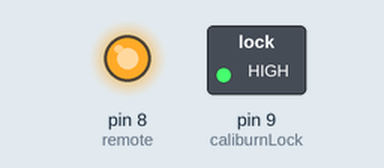
A sketch run on a simulated Arduino Uno, built with avr-gcc and run on an emulated ATmega328P. Shown: switched loads named in the sketch (green lamp = pin HIGH), output pins drawn as LEDs (lit = HIGH). What the sketch prints to the serial monitor is not drawn.

Above: at 0.1 s.
At 3.1 s:
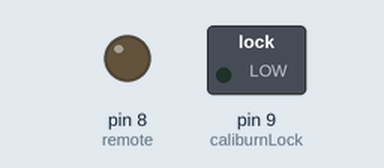
At 63.1 s:
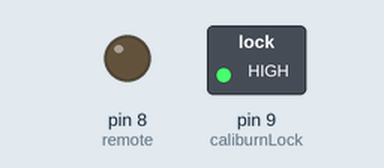
Timing chart, 0 to 74.5 s (numbered marks = the images above):
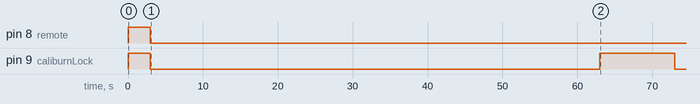

Measured:
- by itself, pin 9 (caliburnLock): HIGH → LOW at 3.0 s, → HIGH 60.0 s later, → LOW 10.0 s later

The sketch:

Caliburn.ino
```cpp
/******************************************
  Title: Caliburn
  Studio: iLYuSha Wakaka & 0escape
  Author: By iLYuSha Wakaka KocmocA
  2016/09/08
*******************************************/
/* Output */
const int remote = 8;
const int caliburnLock = 9;

void setup() {
  Serial.begin(9600);        // Initialize serial communications with the PC
  pinMode(remote, OUTPUT);
  pinMode(caliburnLock, OUTPUT);
  digitalWrite(remote, HIGH);
  digitalWrite(caliburnLock, HIGH);
  Serial.println("Caliburn 2016/09/08 iLYuSha Wakaka KocmocA");
  delay(3000);
  digitalWrite(remote, LOW);
  digitalWrite(caliburnLock, LOW);
}

void loop()
{
  delay(60000);
  digitalWrite(caliburnLock, HIGH);
  delay(10000);
  digitalWrite(caliburnLock, LOW);
}
```
